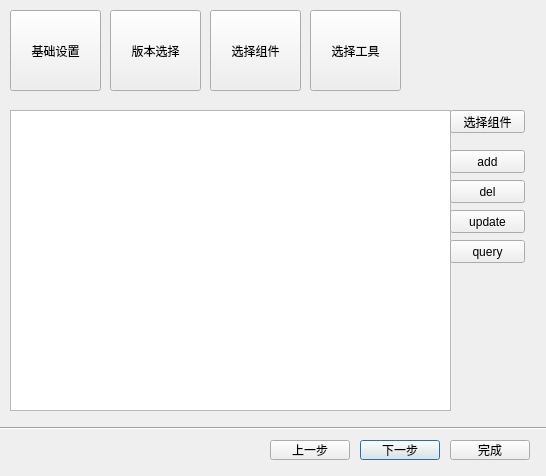
<?xml version="1.0" encoding="UTF-8"?>
<ui version="4.0">
 <class>DialogGeneratePro</class>
 <widget class="QDialog" name="DialogGeneratePro">
  <property name="geometry">
   <rect>
    <x>0</x>
    <y>0</y>
    <width>546</width>
    <height>476</height>
   </rect>
  </property>
  <property name="windowTitle">
   <string>Create New Project</string>
  </property>
  <widget class="Line" name="line">
   <property name="geometry">
    <rect>
     <x>0</x>
     <y>420</y>
     <width>551</width>
     <height>16</height>
    </rect>
   </property>
   <property name="orientation">
    <enum>Qt::Horizontal</enum>
   </property>
  </widget>
  <widget class="QPushButton" name="nextBtn">
   <property name="geometry">
    <rect>
     <x>360</x>
     <y>440</y>
     <width>80</width>
     <height>20</height>
    </rect>
   </property>
   <property name="text">
    <string>下一步</string>
   </property>
  </widget>
  <widget class="QPushButton" name="doneBtn">
   <property name="geometry">
    <rect>
     <x>450</x>
     <y>440</y>
     <width>80</width>
     <height>20</height>
    </rect>
   </property>
   <property name="text">
    <string>完成</string>
   </property>
  </widget>
  <widget class="QPushButton" name="previousBtn">
   <property name="geometry">
    <rect>
     <x>270</x>
     <y>440</y>
     <width>80</width>
     <height>20</height>
    </rect>
   </property>
   <property name="text">
    <string>上一步</string>
   </property>
  </widget>
  <widget class="QStackedWidget" name="stackedWidget">
   <property name="geometry">
    <rect>
     <x>10</x>
     <y>110</y>
     <width>531</width>
     <height>301</height>
    </rect>
   </property>
   <property name="currentIndex">
    <number>2</number>
   </property>
   <widget class="QWidget" name="page_0">
    <widget class="QLineEdit" name="lineEdit">
     <property name="geometry">
      <rect>
       <x>90</x>
       <y>10</y>
       <width>301</width>
       <height>31</height>
      </rect>
     </property>
     <property name="placeholderText">
      <string>MyKnowledge</string>
     </property>
    </widget>
    <widget class="QLineEdit" name="lineEdit_2">
     <property name="geometry">
      <rect>
       <x>90</x>
       <y>70</y>
       <width>301</width>
       <height>31</height>
      </rect>
     </property>
     <property name="placeholderText">
      <string>例如：com.example.demo</string>
     </property>
    </widget>
    <widget class="QLabel" name="label_7">
     <property name="geometry">
      <rect>
       <x>100</x>
       <y>140</y>
       <width>301</width>
       <height>61</height>
      </rect>
     </property>
     <property name="text">
      <string>可提前配置</string>
     </property>
     <property name="alignment">
      <set>Qt::AlignLeading|Qt::AlignLeft|Qt::AlignTop</set>
     </property>
    </widget>
    <widget class="QLabel" name="label">
     <property name="geometry">
      <rect>
       <x>30</x>
       <y>20</y>
       <width>54</width>
       <height>12</height>
      </rect>
     </property>
     <property name="text">
      <string>项目名称</string>
     </property>
    </widget>
    <widget class="QLabel" name="label_12">
     <property name="geometry">
      <rect>
       <x>30</x>
       <y>80</y>
       <width>54</width>
       <height>12</height>
      </rect>
     </property>
     <property name="text">
      <string>包    名</string>
     </property>
    </widget>
    <widget class="QLabel" name="label_13">
     <property name="geometry">
      <rect>
       <x>30</x>
       <y>140</y>
       <width>54</width>
       <height>12</height>
      </rect>
     </property>
     <property name="text">
      <string>保存路径</string>
     </property>
    </widget>
    <widget class="Line" name="line_2">
     <property name="geometry">
      <rect>
       <x>30</x>
       <y>50</y>
       <width>371</width>
       <height>16</height>
      </rect>
     </property>
     <property name="orientation">
      <enum>Qt::Horizontal</enum>
     </property>
    </widget>
    <widget class="Line" name="line_3">
     <property name="geometry">
      <rect>
       <x>30</x>
       <y>110</y>
       <width>371</width>
       <height>16</height>
      </rect>
     </property>
     <property name="orientation">
      <enum>Qt::Horizontal</enum>
     </property>
    </widget>
    <widget class="QPushButton" name="doneBtn_2">
     <property name="geometry">
      <rect>
       <x>400</x>
       <y>130</y>
       <width>80</width>
       <height>20</height>
      </rect>
     </property>
     <property name="text">
      <string>选择</string>
     </property>
    </widget>
   </widget>
   <widget class="QWidget" name="page_1">
    <widget class="QComboBox" name="step2MinimunComboBox">
     <property name="geometry">
      <rect>
       <x>90</x>
       <y>30</y>
       <width>341</width>
       <height>22</height>
      </rect>
     </property>
    </widget>
    <widget class="QLabel" name="label_8">
     <property name="geometry">
      <rect>
       <x>10</x>
       <y>30</y>
       <width>71</width>
       <height>21</height>
      </rect>
     </property>
     <property name="text">
      <string>Minimum SDK</string>
     </property>
    </widget>
    <widget class="QCheckBox" name="checkBox">
     <property name="enabled">
      <bool>false</bool>
     </property>
     <property name="geometry">
      <rect>
       <x>30</x>
       <y>140</y>
       <width>51</width>
       <height>16</height>
      </rect>
     </property>
     <property name="text">
      <string>Wear</string>
     </property>
    </widget>
    <widget class="QCheckBox" name="checkBox_2">
     <property name="enabled">
      <bool>false</bool>
     </property>
     <property name="geometry">
      <rect>
       <x>30</x>
       <y>180</y>
       <width>51</width>
       <height>16</height>
      </rect>
     </property>
     <property name="text">
      <string>TV</string>
     </property>
    </widget>
    <widget class="QComboBox" name="comboBox_2">
     <property name="enabled">
      <bool>false</bool>
     </property>
     <property name="geometry">
      <rect>
       <x>90</x>
       <y>140</y>
       <width>341</width>
       <height>22</height>
      </rect>
     </property>
     <item>
      <property name="text">
       <string>API 20:Android 4.4 (KitKat Wear)</string>
      </property>
     </item>
     <item>
      <property name="text">
       <string>API 21:Android 5.0 (Lollipop)</string>
      </property>
     </item>
     <item>
      <property name="text">
       <string>API 22:Android 5.1 (Lollipop)</string>
      </property>
     </item>
     <item>
      <property name="text">
       <string>API 23:Android 6.0 (Marshmallow)</string>
      </property>
     </item>
     <item>
      <property name="text">
       <string>API 24:Android 7.1.1 (Nougat)</string>
      </property>
     </item>
    </widget>
    <widget class="QComboBox" name="comboBox_5">
     <property name="enabled">
      <bool>false</bool>
     </property>
     <property name="geometry">
      <rect>
       <x>90</x>
       <y>180</y>
       <width>341</width>
       <height>22</height>
      </rect>
     </property>
     <item>
      <property name="text">
       <string>API 20:Android 4.4 (KitKat Wear)</string>
      </property>
     </item>
     <item>
      <property name="text">
       <string>API 21:Android 5.0 (Lollipop)</string>
      </property>
     </item>
     <item>
      <property name="text">
       <string>API 22:Android 5.1 (Lollipop)</string>
      </property>
     </item>
     <item>
      <property name="text">
       <string>API 23:Android 6.0 (Marshmallow)</string>
      </property>
     </item>
     <item>
      <property name="text">
       <string>API 24:Android 7.1.1 (Nougat)</string>
      </property>
     </item>
    </widget>
    <widget class="QLabel" name="label_2">
     <property name="geometry">
      <rect>
       <x>20</x>
       <y>100</y>
       <width>71</width>
       <height>16</height>
      </rect>
     </property>
     <property name="text">
      <string>Coming soon</string>
     </property>
    </widget>
    <widget class="Line" name="line_4">
     <property name="geometry">
      <rect>
       <x>90</x>
       <y>100</y>
       <width>341</width>
       <height>16</height>
      </rect>
     </property>
     <property name="orientation">
      <enum>Qt::Horizontal</enum>
     </property>
    </widget>
   </widget>
   <widget class="QWidget" name="page_2">
    <widget class="QListWidget" name="step3ListWidget">
     <property name="geometry">
      <rect>
       <x>0</x>
       <y>0</y>
       <width>441</width>
       <height>301</height>
      </rect>
     </property>
     <property name="movement">
      <enum>QListView::Snap</enum>
     </property>
     <property name="viewMode">
      <enum>QListView::IconMode</enum>
     </property>
    </widget>
    <widget class="QPushButton" name="step3ChooseBtn">
     <property name="geometry">
      <rect>
       <x>440</x>
       <y>0</y>
       <width>75</width>
       <height>23</height>
      </rect>
     </property>
     <property name="text">
      <string>选择组件</string>
     </property>
    </widget>
    <widget class="QPushButton" name="step3addBtn">
     <property name="geometry">
      <rect>
       <x>440</x>
       <y>40</y>
       <width>75</width>
       <height>23</height>
      </rect>
     </property>
     <property name="text">
      <string>add</string>
     </property>
    </widget>
    <widget class="QPushButton" name="step3delBtn">
     <property name="geometry">
      <rect>
       <x>440</x>
       <y>70</y>
       <width>75</width>
       <height>23</height>
      </rect>
     </property>
     <property name="text">
      <string>del</string>
     </property>
    </widget>
    <widget class="QPushButton" name="step3updateBtn">
     <property name="geometry">
      <rect>
       <x>440</x>
       <y>100</y>
       <width>75</width>
       <height>23</height>
      </rect>
     </property>
     <property name="text">
      <string>update</string>
     </property>
    </widget>
    <widget class="QPushButton" name="step3queryBtn">
     <property name="geometry">
      <rect>
       <x>440</x>
       <y>130</y>
       <width>75</width>
       <height>23</height>
      </rect>
     </property>
     <property name="text">
      <string>query</string>
     </property>
    </widget>
   </widget>
   <widget class="QWidget" name="page_3">
    <widget class="QListWidget" name="step4ListWidget">
     <property name="geometry">
      <rect>
       <x>0</x>
       <y>0</y>
       <width>441</width>
       <height>301</height>
      </rect>
     </property>
     <property name="movement">
      <enum>QListView::Snap</enum>
     </property>
     <property name="viewMode">
      <enum>QListView::IconMode</enum>
     </property>
    </widget>
    <widget class="QPushButton" name="step4ChooseBtn">
     <property name="geometry">
      <rect>
       <x>440</x>
       <y>0</y>
       <width>75</width>
       <height>23</height>
      </rect>
     </property>
     <property name="text">
      <string>选择工具</string>
     </property>
    </widget>
   </widget>
  </widget>
  <widget class="QToolButton" name="toolButtonBase">
   <property name="geometry">
    <rect>
     <x>10</x>
     <y>10</y>
     <width>91</width>
     <height>81</height>
    </rect>
   </property>
   <property name="text">
    <string>基础设置</string>
   </property>
   <property name="icon">
    <iconset resource="../Resources.qrc">
     <normaloff>:/images/res/icon_1.png</normaloff>:/images/res/icon_1.png</iconset>
   </property>
   <property name="iconSize">
    <size>
     <width>48</width>
     <height>48</height>
    </size>
   </property>
   <property name="toolButtonStyle">
    <enum>Qt::ToolButtonTextUnderIcon</enum>
   </property>
  </widget>
  <widget class="QToolButton" name="toolButtonChooseVersion">
   <property name="geometry">
    <rect>
     <x>110</x>
     <y>10</y>
     <width>91</width>
     <height>81</height>
    </rect>
   </property>
   <property name="text">
    <string>版本选择</string>
   </property>
   <property name="icon">
    <iconset resource="../Resources.qrc">
     <normaloff>:/images/res/icon_2.png</normaloff>:/images/res/icon_2.png</iconset>
   </property>
   <property name="iconSize">
    <size>
     <width>48</width>
     <height>48</height>
    </size>
   </property>
   <property name="toolButtonStyle">
    <enum>Qt::ToolButtonTextUnderIcon</enum>
   </property>
  </widget>
  <widget class="QToolButton" name="toolButtonChooseWidget">
   <property name="geometry">
    <rect>
     <x>210</x>
     <y>10</y>
     <width>91</width>
     <height>81</height>
    </rect>
   </property>
   <property name="text">
    <string>选择组件</string>
   </property>
   <property name="icon">
    <iconset resource="../Resources.qrc">
     <normaloff>:/images/res/icon_3.png</normaloff>:/images/res/icon_3.png</iconset>
   </property>
   <property name="iconSize">
    <size>
     <width>48</width>
     <height>48</height>
    </size>
   </property>
   <property name="toolButtonStyle">
    <enum>Qt::ToolButtonTextUnderIcon</enum>
   </property>
  </widget>
  <widget class="QToolButton" name="toolButtonChooseTools">
   <property name="geometry">
    <rect>
     <x>310</x>
     <y>10</y>
     <width>91</width>
     <height>81</height>
    </rect>
   </property>
   <property name="text">
    <string>选择工具</string>
   </property>
   <property name="icon">
    <iconset resource="../Resources.qrc">
     <normaloff>:/images/res/icon_4.png</normaloff>:/images/res/icon_4.png</iconset>
   </property>
   <property name="iconSize">
    <size>
     <width>48</width>
     <height>48</height>
    </size>
   </property>
   <property name="toolButtonStyle">
    <enum>Qt::ToolButtonTextUnderIcon</enum>
   </property>
  </widget>
  <action name="actionHello">
   <property name="text">
    <string>Hello</string>
   </property>
  </action>
  <action name="actionHi">
   <property name="text">
    <string>Hi</string>
   </property>
  </action>
 </widget>
 <resources>
  <include location="../Resources.qrc"/>
 </resources>
 <connections/>
</ui>
